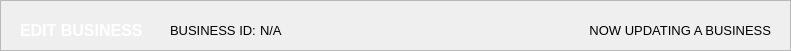
  <widget class="QFrame" name="basePopUpTitleFrame">
   <property name="geometry">
    <rect>
     <x>-1</x>
     <y>-10</y>
     <width>791</width>
     <height>51</height>
    </rect>
   </property>
   <property name="styleSheet">
    <string notr="true">#basePopUpTitleFrame {
	background-color: #141c52;
}</string>
   </property>
   <property name="frameShape">
    <enum>QFrame::Shape::StyledPanel</enum>
   </property>
   <property name="frameShadow">
    <enum>QFrame::Shadow::Raised</enum>
   </property>
   <widget class="QLabel" name="label_titleFilterOptions">
    <property name="geometry">
     <rect>
      <x>20</x>
      <y>10</y>
      <width>141</width>
      <height>41</height>
     </rect>
    </property>
    <property name="font">
     <font>
      <family>Arial</family>
      <pointsize>12</pointsize>
      <bold>true</bold>
     </font>
    </property>
    <property name="styleSheet">
     <string notr="true">#label_titleFilterOptions {
	background-color: transparent;
	color: #FFFFFF;
}
</string>
    </property>
    <property name="text">
     <string>EDIT BUSINESS</string>
    </property>
    <property name="alignment">
     <set>Qt::AlignmentFlag::AlignLeading|Qt::AlignmentFlag::AlignLeft|Qt::AlignmentFlag::AlignVCenter</set>
    </property>
   </widget>
   <widget class="QLabel" name="filteroptions_label">
    <property name="geometry">
     <rect>
      <x>420</x>
      <y>10</y>
      <width>351</width>
      <height>41</height>
     </rect>
    </property>
    <property name="font">
     <font>
      <family>Arial</family>
      <pointsize>10</pointsize>
      <bold>false</bold>
     </font>
    </property>
    <property name="styleSheet">
     <string notr="true">#filteroptions_label {
	background-color: transparent;
	color: #white;
}
</string>
    </property>
    <property name="text">
     <string>NOW UPDATING A BUSINESS</string>
    </property>
    <property name="alignment">
     <set>Qt::AlignmentFlag::AlignRight|Qt::AlignmentFlag::AlignTrailing|Qt::AlignmentFlag::AlignVCenter</set>
    </property>
   </widget>
   <widget class="QLabel" name="display_what_ID">
    <property name="geometry">
     <rect>
      <x>260</x>
      <y>10</y>
      <width>201</width>
      <height>41</height>
     </rect>
    </property>
    <property name="font">
     <font>
      <family>Arial</family>
      <pointsize>10</pointsize>
      <bold>false</bold>
     </font>
    </property>
    <property name="styleSheet">
     <string notr="true">#display_what_ID {
	background-color: transparent;
	color: #white;
}
</string>
    </property>
    <property name="text">
     <string>N/A</string>
    </property>
    <property name="alignment">
     <set>Qt::AlignmentFlag::AlignLeading|Qt::AlignmentFlag::AlignLeft|Qt::AlignmentFlag::AlignVCenter</set>
    </property>
   </widget>
   <widget class="QLabel" name="label_what_ID">
    <property name="geometry">
     <rect>
      <x>170</x>
      <y>10</y>
      <width>91</width>
      <height>41</height>
     </rect>
    </property>
    <property name="font">
     <font>
      <family>Arial</family>
      <pointsize>10</pointsize>
      <bold>false</bold>
     </font>
    </property>
    <property name="styleSheet">
     <string notr="true">#label_what_ID {
	background-color: transparent;
	color: #white;
}
</string>
    </property>
    <property name="text">
     <string>BUSINESS ID:</string>
    </property>
    <property name="alignment">
     <set>Qt::AlignmentFlag::AlignLeading|Qt::AlignmentFlag::AlignLeft|Qt::AlignmentFlag::AlignVCenter</set>
    </property>
   </widget>
  </widget>
